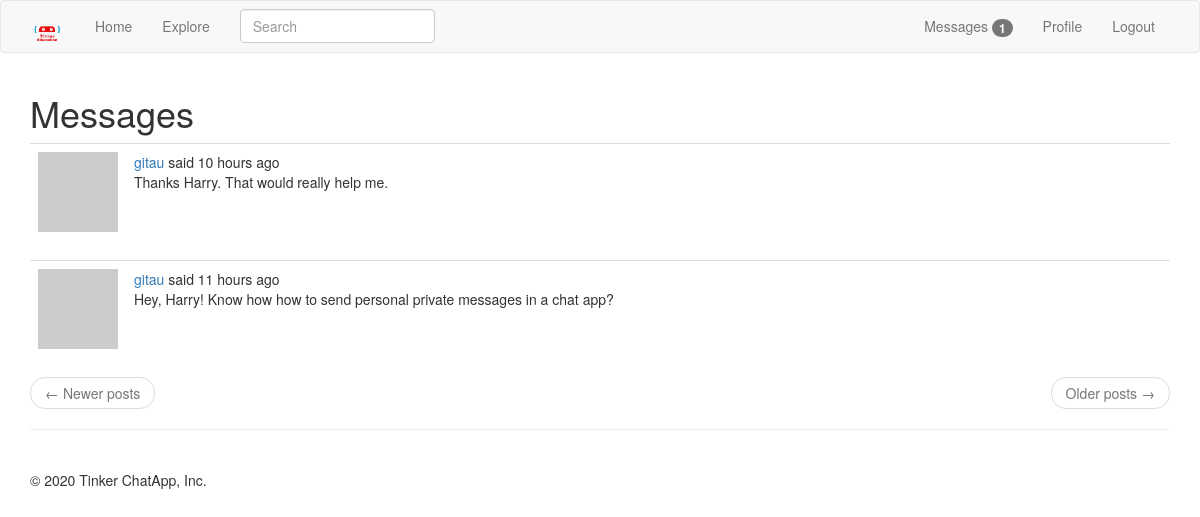
Screenshot of /main/messages (signed in) with the database file from the repository.
### app/models.py (models this page shows, shortened)
class Message(db.Model):
    id = db.Column(db.Integer, primary_key=True)
    sender_id = db.Column(db.Integer, db.ForeignKey('user.id'))
    recipient_id = db.Column(db.Integer, db.ForeignKey('user.id'))
    body = db.Column(db.String(140))
    timestamp = db.Column(db.DateTime, index = True, default=datetime.utcnow)

### app/main/routes.py (the view)
@bp.route('/messages')
def messages():
    current_user.last_message_read_time = datetime.utcnow()
    db.session.commit()
    page = request.args.get('page', type = int)
    messages = current_user.messages_received.order_by(
        Message.timestamp.desc()
    ).paginate(
        page, current_app.config['POSTS_PER_PAGE'], False
    )
    next_url = url_for('main.messages', page = messages.next_num) \
        if messages.has_next else None
    prev_url = url_for('main.messages', page = messages.prev_num) \
        if messages.has_prev else None
    return render_template('main/messages.html', title = _('Private Messages'), messages=messages.items, next_url = next_url, prev_url = prev_url)

### app/main/forms.py
class SearchForm(FlaskForm):
    q = StringField(_('Search'), validators = [DataRequired()])
    def __init__(self, *args, **kwargs):
        if 'formdata' not in kwargs:
            kwargs['formdata'] = request.args
        if 'csrf_enabled' not in kwargs:
            kwargs['csrf_enabled'] = False
        super(SearchForm, self).__init__(*args, **kwargs)

### app/main/routes.py (called while the page is built)
@bp.before_app_request
def before_request():
    if current_user.is_authenticated:
        current_user.last_seen = datetime.utcnow()
        db.session.commit()
        g.search_form= SearchForm()
    g.locale = str(get_locale())

### app/models.py (called while the page is built)
@login.user_loader
def load_user(id):
    return User.query.get(int(id))

    @classmethod
    def before_commit(cls, session):
        session._changes = {
            'add': list(session.new),
            'update': list(session.dirty),
            'delete': list(session.deleted)
        }

    @classmethod
    def after_commit(cls, session):
        for obj in session._changes['add']:
            if isinstance(obj, SearchableMixin):
                add_to_index(obj.__tablename__, obj)
        for obj in session._changes['update']:
            if isinstance(obj, SearchableMixin):
                add_to_index(obj.__tablename__,obj)
        for obj in session._changes['delete']:
            if isinstance(obj, SearchableMixin):
                remove_from_index(obj.__tablename__, obj)
        session._changes = None

    def avatar(self, size):
        digest = md5(self.email.lower().encode('utf-8')).hexdigest()
        return 'https://www.gravatar.com/avatar/{}?d=identicon&s={}'.format(digest, size)

    def new_messages(self):
        last_read_time = self.last_message_read_time or datetime(1900, 1, 1)
        return Message.query.filter_by(recipient=self).filter(
            Message.timestamp > last_read_time
        ).count()

### app/templates/main/messages.html
{% extends '/main/base.html' %}
{% import 'bootstrap/wtf.html' as wtf %}
{% block app_content %}
    <h1> {{ _('Messages') }} </h1>
    {% for post in messages %}
        {% include 'main/_posts.html' %}
    {% endfor %}
    <nav aria-label="...">
        <ul class="pager">
            <li class="previous{% if not prev_url %} disabled{% endif %}">
                <a href="{{ prev_url or '#' }}">
                    <span aria-hidden="true">&larr;</span> {{ _('Newer posts') }}
                </a>
            </li>
            <li class="next{% if not next_url %} disabled{% endif %}">
                <a href="{{ next_url or '#' }}">
                    {{ _('Older posts') }} <span aria-hidden="true">&rarr;</span>
                </a>
            </li>
        </ul>
    </nav>
{% endblock %}

### app/templates/main/_posts.html (shortened to what this page needs)
<table class="table table-hover">
    <tr valign = 'top'>
        <td width="70px">
            <a href="{{ url_for('main.profile', username=post.author.username) }}">
                <img src="{{ post.author.avatar(36) }}" />
            </a>
        </td>
        <td>
            {{ _('%(username)s said %(when)s',
                username=user_link, when=moment(post.timestamp).fromNow()) }}
            <br>
            <span id="post{{ post.id }}">{{ post.body }}</span>
        </td>
    </tr>
</table>

### rows the page displays
Message: body "Thanks Harry. That would really help me."
Message: body "Hey, Harry! Know how how to send personal private messages in a chat app?"

### other values shown
{{ new_messages }} "1"
{{ moment().format('YYYY') }} "2020"
